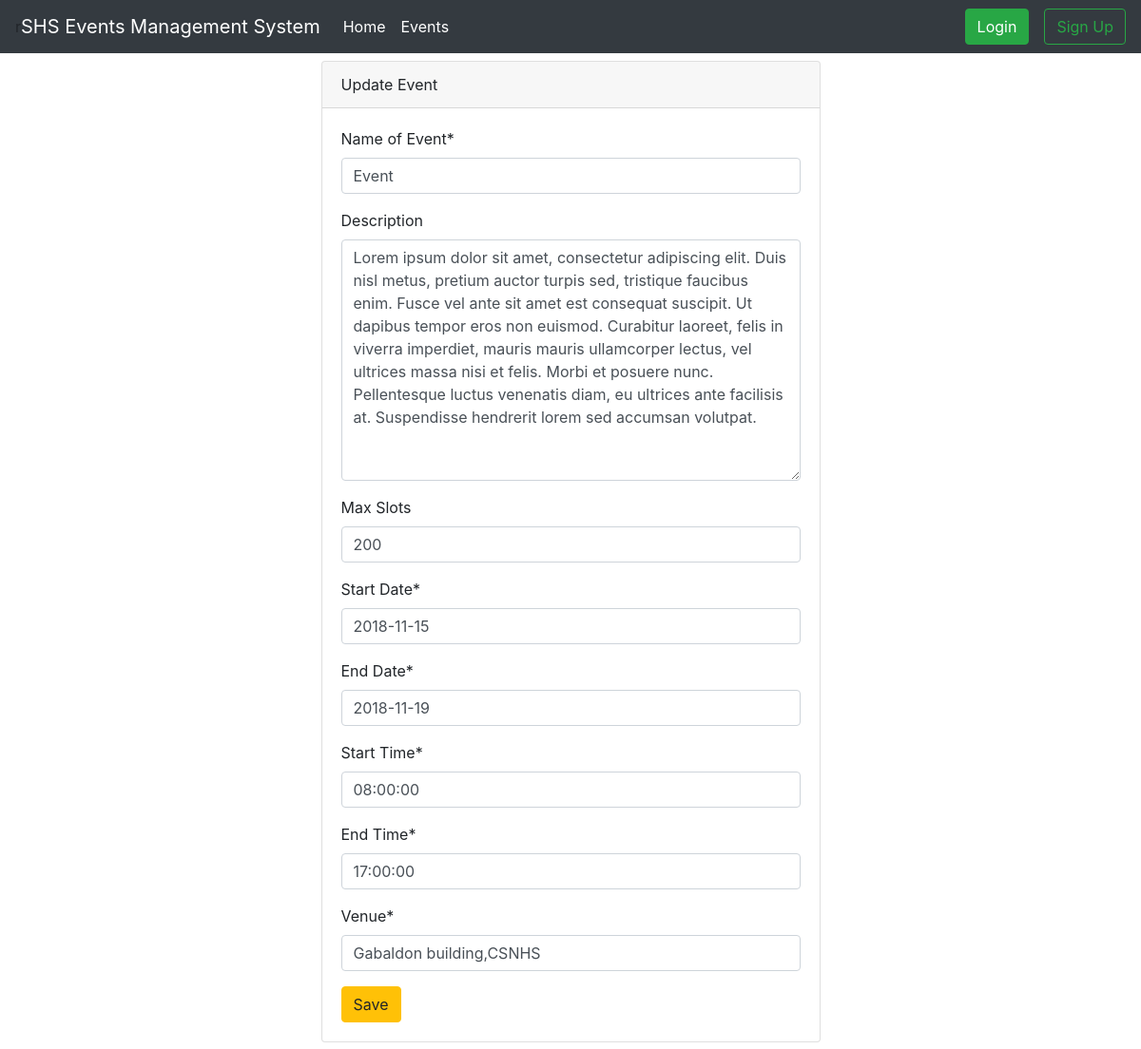
Page /events/1/updateevent/ on the committed database.
### events/models.py (models this page shows, shortened)
class Event(models.Model):
    name = models.CharField("Name of Event",max_length = 100,default = "")
    description = models.TextField("Description",max_length = 2000, blank = True)
    max_slots = models.IntegerField("Max Slots",blank=True, default = 0)
    date_from = models.DateField('Start Date')
    date_to = models.DateField("End Date")
    time_from = models.TimeField("Start Time")
    time_to = models.TimeField("End Time")
    venue=models.CharField("Venue", max_length = 100)
    date_created = models.DateTimeField("date Created", auto_now_add=True )
    creator = models.ForeignKey(to="users.Participant",on_delete = models.CASCADE)

### events/views.py (the view)
# urls.py: path("events/<int:pk>/updateevent/", EventUpdateView.as_view(), name = "event_update"),
class EventUpdateView (UpdateView):
    model = Event
    template_name = "event_update.html"
    fields = ['name','description','max_slots','date_from','date_to','time_from','time_to','venue']

### templates/event_update.html (shortened to what this page needs)
{% extends "base.html" %}
{% load crispy_forms_tags %}
{% block content %}
<div class="col-md-6 mx-auto" >
<div class="card mt-2">
        <div class="card-header">
        Update Event
        </div>
        <div class="card-body">
                <form method = "post" action ="">
                        {{ form | crispy }}
                        <button type = "submit" class = "btn btn-warning">Save</button>
                </form>
        </div>
    </div>
</div>
{% endblock %}

### rows in the picture
Event: name "Event", description "Lorem ipsum dolor sit amet, consectetur adipiscing elit. Duis nisl metus, pretium auctor turpis sed, tristique faucibus enim. Fusce vel ante sit amet est consequat suscipit. Ut dapibus tempor eros non euismod. Curabitur laoreet, felis in viverra imperdiet, mauris mauris ullamcorper lectus, vel ultrices massa nisi et felis. Morbi et posuere nunc. Pellentesque luctus venenatis diam, eu ultrices ante facilisis at. Suspendisse hendrerit lorem sed accumsan volutpat.", max_slots "200", date_from "2018-11-15", date_to "2018-11-19", time_from "08:00:00", time_to "17:00:00", venue "Gabaldon building,CSNHS"
